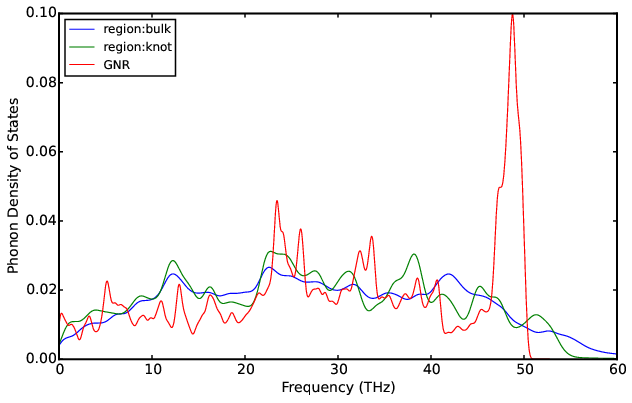

Generate this figure with Python:
# -*- coding: utf-8 -*-
# @Author: YangZhou
# @Date:   2017-06-30 15:31:06
# @Last Modified by:   YangZhou
# @Last Modified time: 2017-06-30 15:49:41
import pandas as pd
from aces.graph import fig, pl, setLegend
df = pd.read_csv("dos/knot/0/region_dos.txt", sep=r"[ \t]", engine="python")
npair = len(df.columns) / 2
datas = []
for i in range(npair):
    rname = df.columns[i * 2][5:]
    datas.append((df['freq_' + rname], df['dos_' + rname], "region:" + rname))
dc = pd.read_csv("dos/knot/0/graphenedos.txt", sep=r"[ \t]", engine="python")
datas.append((dc[dc.columns[0]], dc[dc.columns[1]], 'GNR'))

with fig("dos.eps", figsize=(10, 6)):
    for d in datas:
        pl.plot(d[0], d[1], label=d[2])
    setLegend(pl)
    pl.xlabel("Frequency (THz)")
    pl.ylabel("Phonon Density of States")
    pl.xlim([0, 60])
